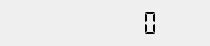
<?xml version="1.0" encoding="UTF-8"?>
<ui version="4.0">
 <class>DialogMagnetophone</class>
 <widget class="QDialog" name="DialogMagnetophone">
  <property name="geometry">
   <rect>
    <x>0</x>
    <y>0</y>
    <width>210</width>
    <height>46</height>
   </rect>
  </property>
  <property name="minimumSize">
   <size>
    <width>210</width>
    <height>46</height>
   </size>
  </property>
  <property name="maximumSize">
   <size>
    <width>210</width>
    <height>46</height>
   </size>
  </property>
  <property name="windowTitle">
   <string>Magnétophone</string>
  </property>
  <property name="windowIcon">
   <iconset resource="../resources.qrc">
    <normaloff>:/icons/icon</normaloff>:/icons/icon</iconset>
  </property>
  <layout class="QHBoxLayout" name="horizontalLayout">
   <property name="spacing">
    <number>6</number>
   </property>
   <property name="leftMargin">
    <number>3</number>
   </property>
   <property name="topMargin">
    <number>3</number>
   </property>
   <property name="rightMargin">
    <number>3</number>
   </property>
   <property name="bottomMargin">
    <number>3</number>
   </property>
   <item>
    <widget class="QPushButton" name="pushRecord">
     <property name="sizePolicy">
      <sizepolicy hsizetype="Preferred" vsizetype="Preferred">
       <horstretch>0</horstretch>
       <verstretch>0</verstretch>
      </sizepolicy>
     </property>
     <property name="minimumSize">
      <size>
       <width>40</width>
       <height>40</height>
      </size>
     </property>
     <property name="maximumSize">
      <size>
       <width>40</width>
       <height>16777215</height>
      </size>
     </property>
     <property name="focusPolicy">
      <enum>Qt::NoFocus</enum>
     </property>
     <property name="text">
      <string/>
     </property>
     <property name="icon">
      <iconset resource="../resources.qrc">
       <normaloff>:/icons/record</normaloff>:/icons/record</iconset>
     </property>
     <property name="iconSize">
      <size>
       <width>32</width>
       <height>32</height>
      </size>
     </property>
     <property name="checkable">
      <bool>true</bool>
     </property>
     <property name="flat">
      <bool>true</bool>
     </property>
    </widget>
   </item>
   <item>
    <widget class="QLCDNumber" name="lcdNumber">
     <property name="sizePolicy">
      <sizepolicy hsizetype="Expanding" vsizetype="Preferred">
       <horstretch>0</horstretch>
       <verstretch>0</verstretch>
      </sizepolicy>
     </property>
     <property name="frameShape">
      <enum>QFrame::NoFrame</enum>
     </property>
     <property name="digitCount">
      <number>8</number>
     </property>
     <property name="mode">
      <enum>QLCDNumber::Dec</enum>
     </property>
     <property name="segmentStyle">
      <enum>QLCDNumber::Flat</enum>
     </property>
    </widget>
   </item>
   <item>
    <widget class="QPushButton" name="pushPlayPause">
     <property name="enabled">
      <bool>false</bool>
     </property>
     <property name="sizePolicy">
      <sizepolicy hsizetype="Preferred" vsizetype="Preferred">
       <horstretch>0</horstretch>
       <verstretch>0</verstretch>
      </sizepolicy>
     </property>
     <property name="minimumSize">
      <size>
       <width>40</width>
       <height>40</height>
      </size>
     </property>
     <property name="maximumSize">
      <size>
       <width>40</width>
       <height>16777215</height>
      </size>
     </property>
     <property name="focusPolicy">
      <enum>Qt::NoFocus</enum>
     </property>
     <property name="text">
      <string/>
     </property>
     <property name="icon">
      <iconset resource="../resources.qrc">
       <normaloff>:/icons/play</normaloff>:/icons/play</iconset>
     </property>
     <property name="iconSize">
      <size>
       <width>32</width>
       <height>32</height>
      </size>
     </property>
     <property name="flat">
      <bool>true</bool>
     </property>
    </widget>
   </item>
  </layout>
 </widget>
 <resources>
  <include location="../resources.qrc"/>
 </resources>
 <connections/>
</ui>
